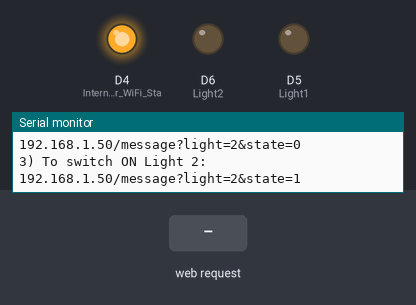
Recording of a sketch running on a simulated ESP8266 (NodeMCU). Shown: output pins drawn as LEDs (lit = HIGH), the last lines printed to the serial monitor. Inputs (shaded band) come from the test bench. WiFi joins after 1.5 s; servers stay silent unless stated.

Above: at 3.0 s.
3.1 s: HTTP request GET /message?light=1&state=1 received
At 3.5 s:
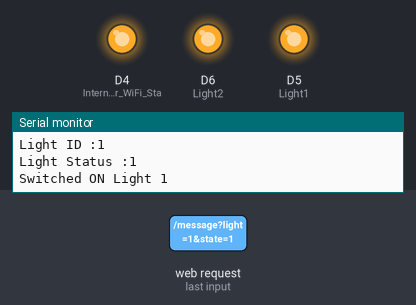
At 4.3 s:
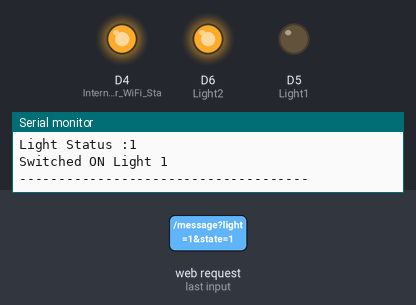
5.1 s: HTTP request GET / received
6.6 s: HTTP request GET /message received
Timing chart, 0 to 9.6 s (numbered marks = the images above; inputs shaded):
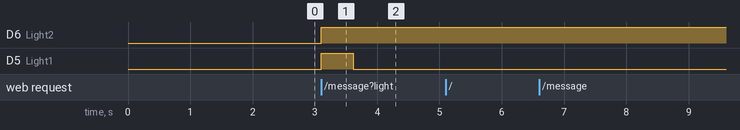

The sketch:

HTTP-Server.ino
```cpp
/* HTTP Web Server + WiFi Station example

   Ranjit Bhinge,
   Device Interactions

   www.device-interactions.com
   www.github.com/deviceinteractions

   http://device-interactions.com/blog
   http://shop.device-interactions.com

   This example sets up an ESP8266 as an HTTP Server and connects to an existing WiFi Network
   The Client is expected to connect to this same WiFi Network and send commands using HTTP GET requests

   The Messages will be visible in the Serial monitor

*/


#include <ESP8266WiFi.h>
#include <ESP8266WebServer.h>

#define WIFI_SSID "YOUR-WIFI-NAME"          // change this to your WiFi name
#define WIFI_PASS "YOUR-PASSWORD"      // change this to your WiFi password
#define Light1 D5                           // Defining Light 1 Pin as D5
#define Light2 D6                           // Defining Light 1 Pin as D6

String msgBody = "";
String msgLightId = "";
String msgStatus = "";

ESP8266WebServer server(80);        // Use the default port 80 for HTTP comms


void setup() {

  pinMode(D4, OUTPUT);    // Internal LED for WiFi Status
  pinMode(D5, OUTPUT);    // Pin to control Light #1
  pinMode(D6, OUTPUT);    // Pin to control Light #2
  Serial.begin(9600);
  Serial.println();

  //setup the custom IP address
  WiFi.begin(WIFI_SSID, WIFI_PASS);
    Serial.println("\nConnecting to your WiFi Network");

    // WiFi connection
    while (WiFi.status() != WL_CONNECTED) {
      digitalWrite(D4, LOW);
      delay(500);
      Serial.print(".");
    }
    Serial.println("");
    Serial.print("Connected to ");
    Serial.println(WIFI_SSID);
    Serial.print("IP address: ");
    Serial.println(WiFi.localIP());
    Serial.println();


  server.on ( "/", handleRoot );
  server.on ( "/message", handleMessage );
  server.onNotFound ( handleNotFound );

  server.begin();
  Serial.println("HTTP server started");
  digitalWrite(D4, HIGH);

  Serial.println("Use the following commands from your Browser:");
  Serial.println();
  for(int i=0; i<2; i++){
    for(int j=0; j<2; j++){
        Serial.println();
        Serial.print(i+j+1);
        Serial.print(") To switch ");
        if(j)Serial.print("ON");
        else Serial.print("OFF");
        Serial.print(" Light ");
        Serial.print(i+1);
        Serial.println(":");
        Serial.print(WiFi.localIP());
        Serial.print("/message?light=");
        Serial.print(i+1);
        Serial.print("&state=");
        Serial.print(j);
        Serial.println();
    }
    Serial.println();
  }


}

void loop() {
  // Constantly listen for Client requests
  server.handleClient();
}


// handle requests at the root endpoint (http://[SERVER_IP_ADDRESS]/)
void handleRoot() {
  Serial.println("Root page accessed by a client!");

// Respond with a mini HTML page
  server.send ( 200, "text/html", "<h1><b>Hi</b> There!</h1>");
}

// handle requests at the message endpoint (http://[SERVER_IP_ADDRESS]/message)
void handleMessage(){

  // Check for valid request with a message (in the expected format)
  if(server.hasArg("light") && server.hasArg("state")){
    digitalWrite(D5, HIGH);
    msgBody="";
    msgLightId = server.arg("light");
    msgStatus = server.arg("state");
    Serial.println("Message received from Client");
    Serial.print("\nLight ID :");
    Serial.println(msgLightId);
    Serial.print("\nLight Status :");
    Serial.println(msgStatus);

    if(msgLightId == "1"){
      if(msgStatus == "1"){
        digitalWrite(Light2, HIGH);
        Serial.println("Switched ON Light 1");
      }
      else {
        digitalWrite(Light2, LOW);
        Serial.println("Switched OFF Light 1");
      }
    }

    else if(msgLightId == "2"){
      if(msgStatus == "1"){
        digitalWrite(Light1, HIGH);
        Serial.println("Switched ON Light 2");
      }
      else {
        digitalWrite(Light1, LOW);
        Serial.println("Switched OFF Light 2");
      }
    }

    // Generate and send back an acknowledgement response
    msgBody = "Hi, this is the Server. I executed your command to switch " + msgLightId;
    msgBody += "to state " + msgStatus;
    server.send ( 200, "text/plain", msgBody);
    delay(500);
    digitalWrite(D5, LOW);
  }
  // handle messages with invalid bodies
  else {
    Serial.println("Invalid message received");
    server.send ( 200, "text/plain", "Recevied a message without a body!");
  }

  Serial.println("-------------------------------------");
}

// handle invalid requests
void handleNotFound() {
  server.send ( 404, "text/plain", "404, No resource found");
}
```

Measured:
- after the input at 3.1 s, D6 (Light2): LOW → HIGH at once; D5 (Light1): LOW → HIGH at once, → LOW 0.52 s later
